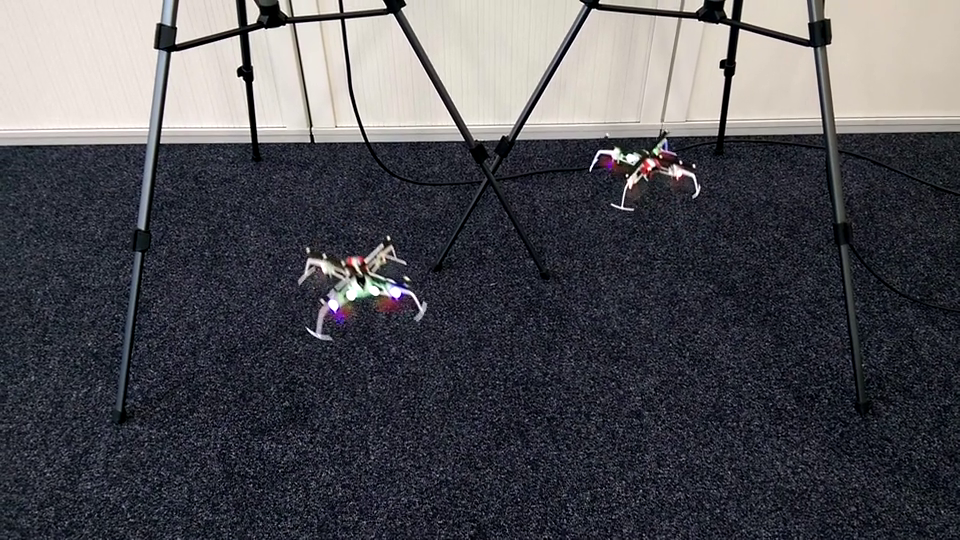
#> input picture frame 22 of assignment06/quadrotor.mp4, 960 x 540 px
$ python Exercise3_3.py
#> lines starting #> are read from the running program, lines starting #| are printed output that depends on the picture
import cv2 as cv
import numpy as np

# --------------------------- Exercise 3.3 --------------------------- #

cap = cv.VideoCapture("quadrotor.mp4")

ret, frame1 = cap.read()
#> frame1 is the input picture: shape (540, 960, 3); mean B, G, R 84.8, 79.5, 79.8
prev = cv.cvtColor(frame1, cv.COLOR_BGR2GRAY)
hsv = np.zeros_like(frame1)
hsv[..., 1] = 255

while (1):
    ret, frame2 = cap.read()
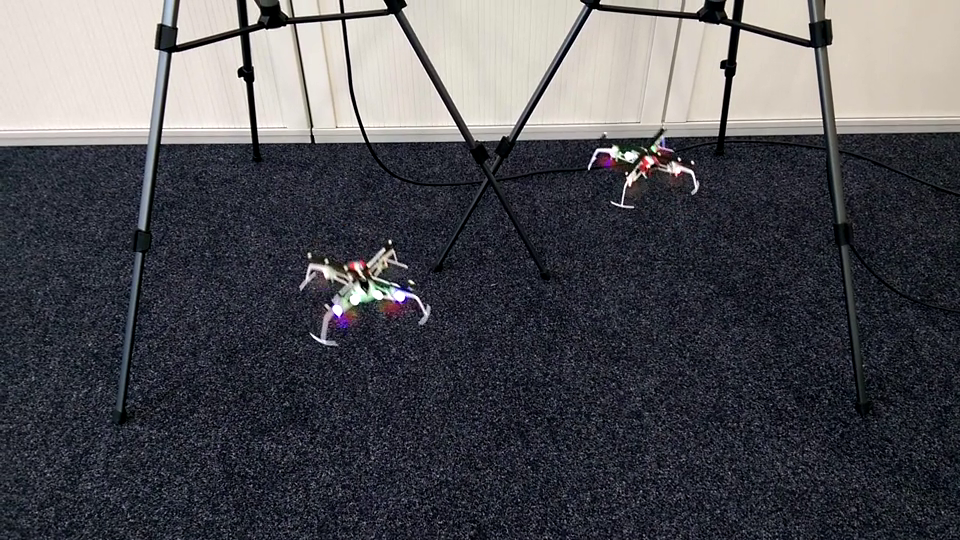
#> input picture frame 23 of assignment06/quadrotor.mp4, 960 x 540 px
#> frame2 is the input picture: shape (540, 960, 3); mean B, G, R 84.5, 79.4, 79.6
    if ret:
        next = cv.cvtColor(frame2, cv.COLOR_BGR2GRAY)
    else:
        break

    inst = cv.DISOpticalFlow_create(cv.DISOPTICAL_FLOW_PRESET_MEDIUM)
    flow = inst.calc(prev, next, None)

    mag, ang = cv.cartToPolar(flow[..., 0], flow[..., 1])
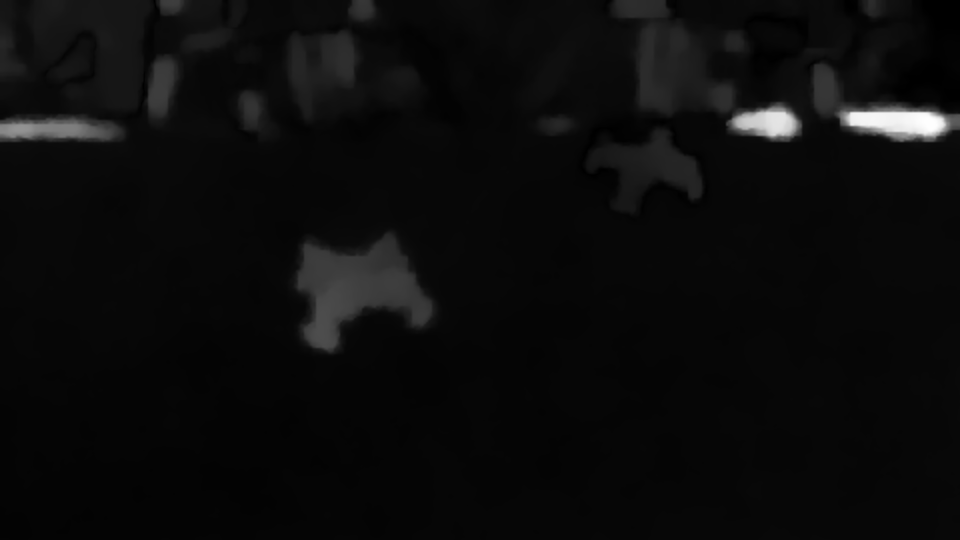
#> mag: shape (540, 960) float32; min 0.000113, max 22.7, mean 1.1; drawn with min black and max white
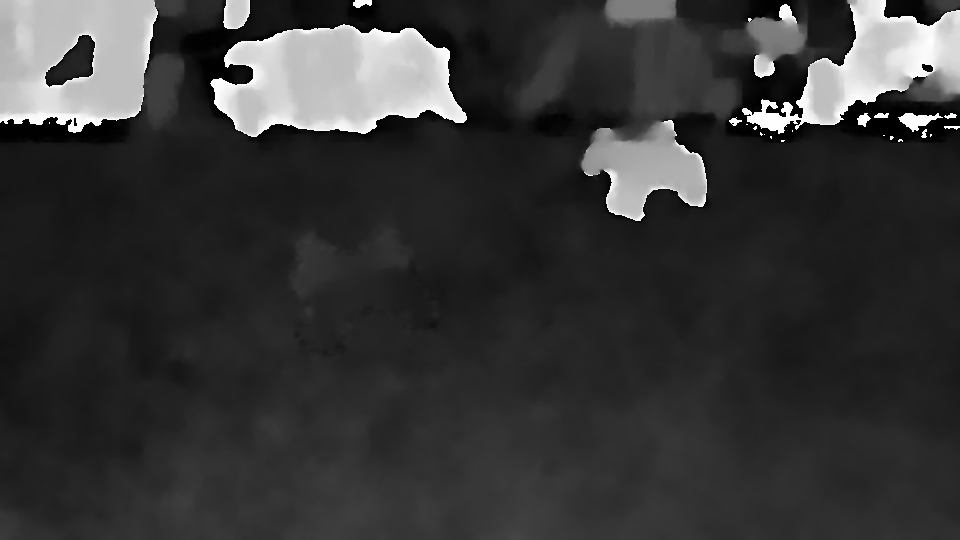
#> ang: shape (540, 960) float32; min 2.59e-06, max 6.28, mean 1.36; drawn with min black and max white
    hsv[..., 0] = ang * 180 / np.pi / 2
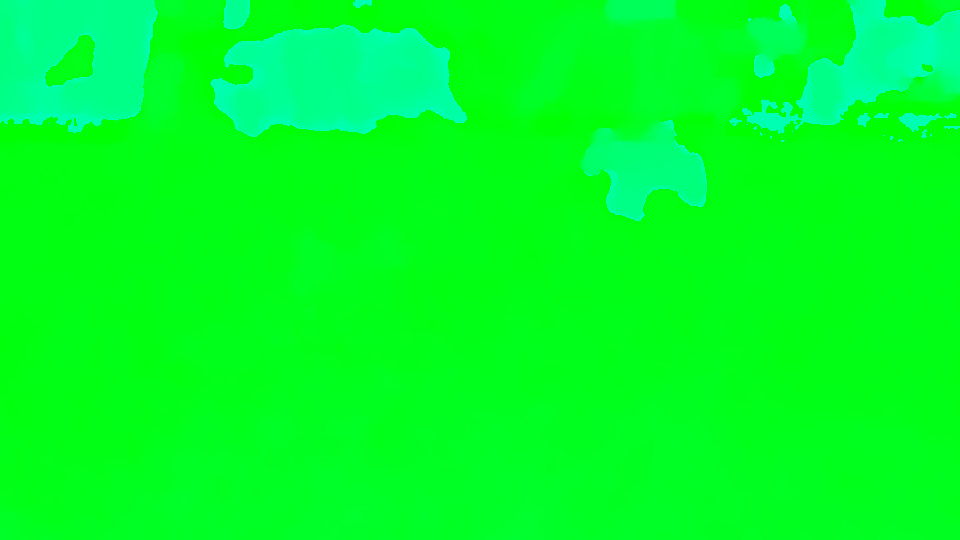
#> hsv: shape (540, 960, 3); mean of channels 0, 1, 2 38.5, 255, 0; drawn as B, G, R
    hsv[..., 2] = cv.normalize(mag, None, 0, 255, cv.NORM_MINMAX)
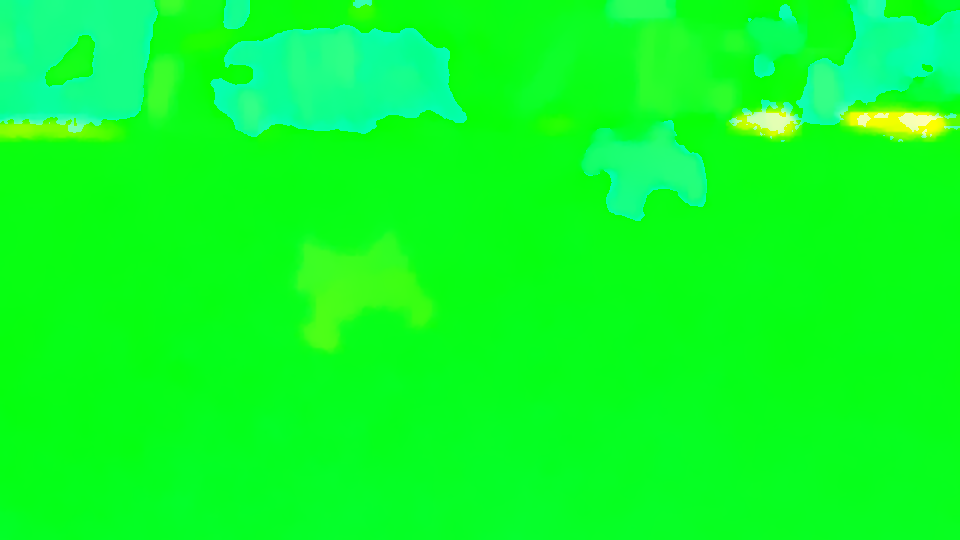
#> hsv: shape (540, 960, 3); mean of channels 0, 1, 2 38.5, 255, 11.7; drawn as B, G, R
    rgb = cv.cvtColor(hsv, cv.COLOR_HSV2BGR)
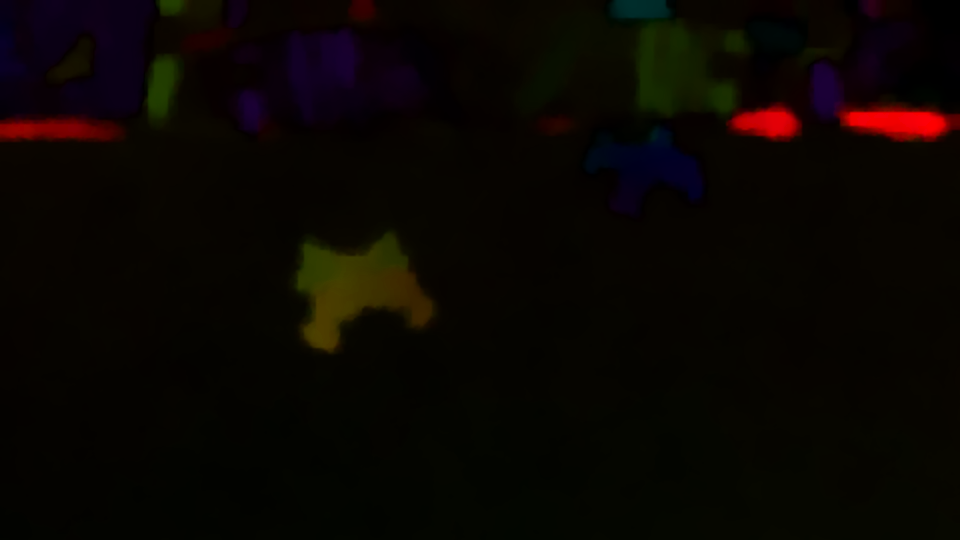
#> rgb: shape (540, 960, 3); mean B, G, R 1.8, 5.6, 10.1

    cv.imshow('frame2', rgb)
    k = cv.waitKey(30) & 0xff
#> (key Esc is pressed here)
    if k == 27:
        break
    elif k == ord('s'):
        cv.imwrite('opticalDISOptical.png', frame2)
        cv.imwrite('opticalhsvDISO.png', rgb)
    prev = next

cap.release()
cv.destroyAllWindows() # missing: "Discuss the differences between the algorithm that is realized in calcOpticalFlowFarneback and that which is realized in DISOpticalFlow." (-1)

$ run again, starting later in the video
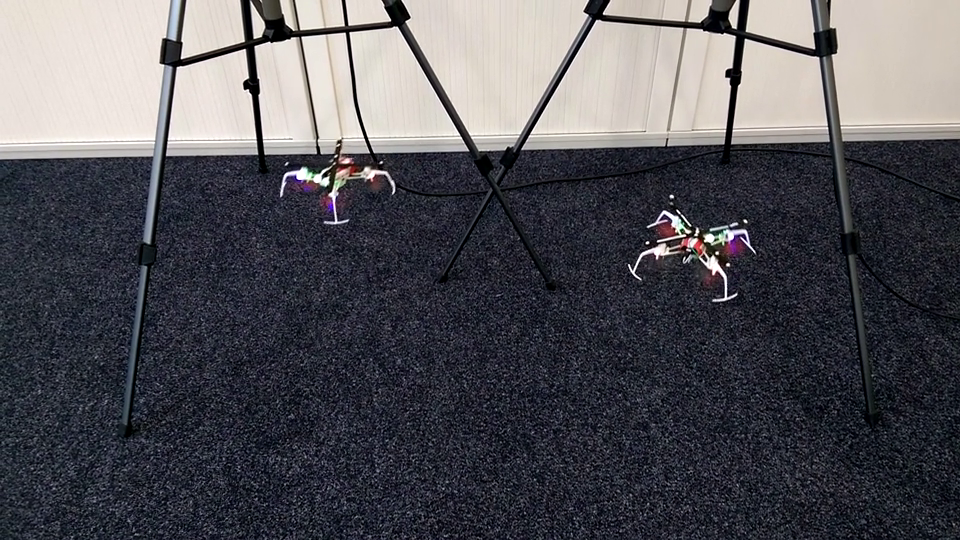
#> input picture frame 99 of assignment06/quadrotor.mp4, 960 x 540 px
#> frame1 is the input picture: shape (540, 960, 3); mean B, G, R 87.5, 82, 82.7
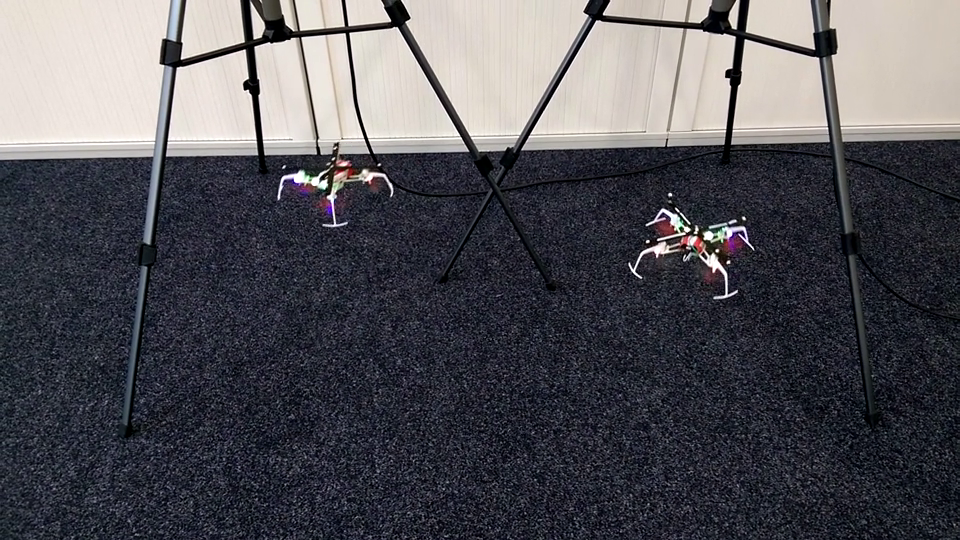
#> input picture frame 100 of assignment06/quadrotor.mp4, 960 x 540 px
#> frame2 is the input picture: shape (540, 960, 3); mean B, G, R 87.6, 82, 82.9
#> `rgb = cv.cvtColor(hsv, cv.COLOR_HSV2BGR)`:
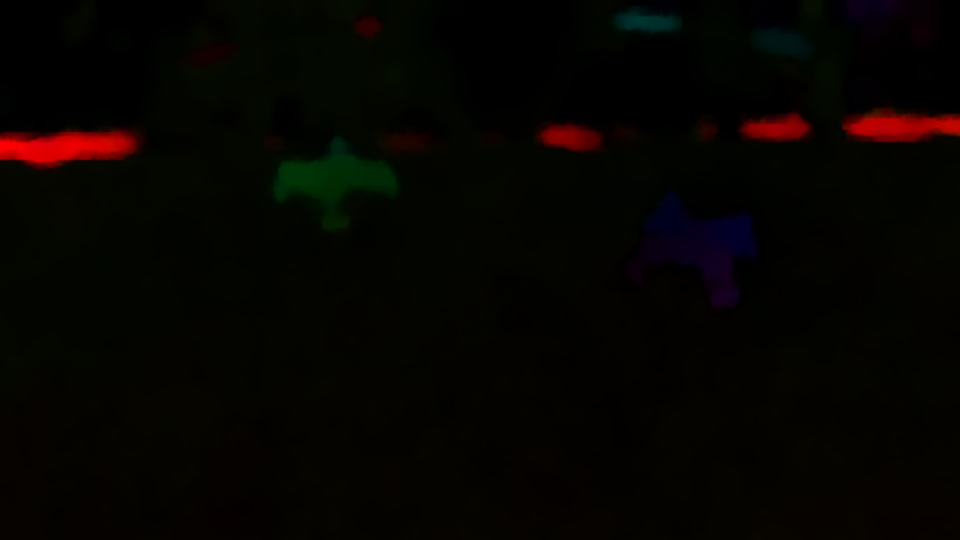
#> rgb: shape (540, 960, 3); mean B, G, R 0.7, 4, 6.2
